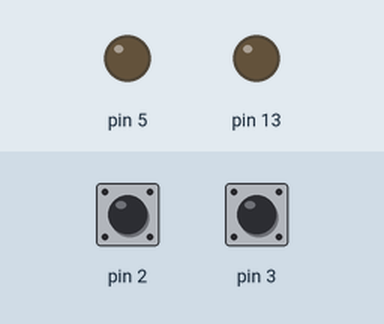
The sketch below on a simulated Arduino Uno, built with avr-gcc and run on an emulated ATmega328P. Shown: output pins drawn as LEDs (lit = HIGH). The inputs (shaded band) are chosen by the test bench; at power-on: pin 3 HIGH, pin 2 HIGH.

Above: at 0.01 s.
At 1.25 s:
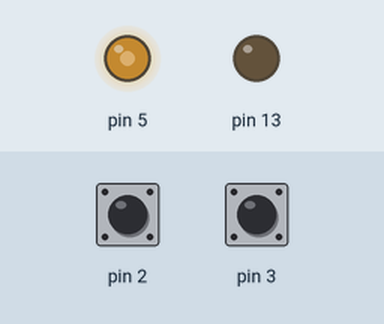
1.3 s: pin 3 pulled LOW for 0.15 s
At 4.1 s:
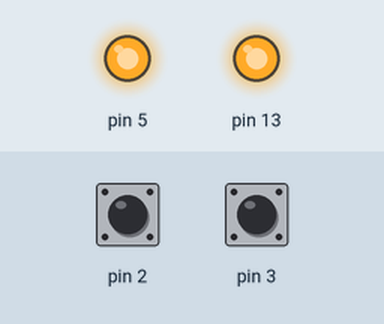
Timing chart, 0 to 5.6 s (numbered marks = the images above; inputs shaded):
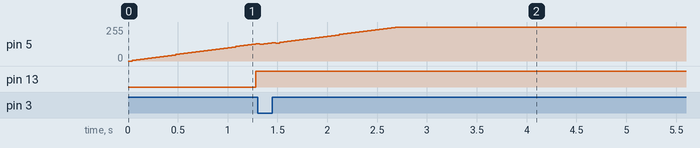

The sketch:

PIDController_1.ino
```cpp
#include "MotorRegulator.h"
#include "Encoder.h"
#include "Motor.h"
#include "PID.h"
#include "Robot.h"
#include "TimerOne.h"
#include "Trajectory.h"
#include "ForwardTrajectory.h"
#include "TurnOnPlaceTrajectory.h"

void onLeftEncoder();
void onRightEncoder();

#define PIDUpdateRate 0.04

Encoder* leftEncoder = new Encoder(3, onLeftEncoder, 40);
Encoder* rightEncoder = new Encoder(2, onRightEncoder, 40);

Motor* leftMotor = new Motor(12, 4, 5);
Motor* rightMotor = new Motor(10, 8, 13);

PID* leftPID = new PID(2, 0, 0.01); // 8 4 0.01
PID* rightPID = new PID(2, 0, 0.01);

MotorRegulator* leftMotorRegulator = new MotorRegulator(leftMotor, leftEncoder, leftPID);
MotorRegulator* rightMotorRegulator = new MotorRegulator(rightMotor, rightEncoder, rightPID);

Robot* robot = new Robot(0.033f, 0.125f, 0.5f, leftMotorRegulator, rightMotorRegulator);

Trajectory* path[12];
uint8_t trajectoryCounter = 0;
uint8_t roundCounter = 0;

void setup() {
	leftPID->setMaxMin(-255, 255);
	rightPID->setMaxMin(-255, 255);

	Serial.begin(9600);

	//path[0] = new ForwardTrajectory(robot, 0.4f, 0.5f);
	//path[1] = new TurnOnPlaceTrajectory(robot, 0.2f, 135.0f);
	//path[2] = new TurnOnPlaceTrajectory(robot, -0.2f, 60.0f);

	//path[3] = new ForwardTrajectory(robot, 0.4f, 0.5f);
	//path[4] = new TurnOnPlaceTrajectory(robot, 0.2f, 135.0f);
	//path[5] = new TurnOnPlaceTrajectory(robot, -0.2f, 60.0f);

	//path[6] = new ForwardTrajectory(robot, 0.4f, 0.5f);
	//path[7] = new TurnOnPlaceTrajectory(robot, 0.2f, 135.0f);
	//path[8] = new TurnOnPlaceTrajectory(robot, -0.2f, 60.0f);

	//path[9] = new ForwardTrajectory(robot, 0.4f, 0.5f);
	//path[10] = new TurnOnPlaceTrajectory(robot, 0.2f, 135.0f);
	//path[11] = new TurnOnPlaceTrajectory(robot, -0.2f, 60.0f);

	path[0] = new ForwardTrajectory(robot, 0.15f, 0.1f);
	path[1] = new ForwardTrajectory(robot, 0.4f, 0.4f);
	path[2] = new TurnOnPlaceTrajectory(robot, 0.2f, 90.0f);

	path[3] = new ForwardTrajectory(robot, 0.15f, 0.1f);
	path[4] = new ForwardTrajectory(robot, 0.4f, 0.4f);
	path[5] = new TurnOnPlaceTrajectory(robot, 0.2f, 90.0f);

	path[6] = new ForwardTrajectory(robot, 0.15f, 0.1f);
	path[7] = new ForwardTrajectory(robot, 0.4f, 0.4f);
	path[8] = new TurnOnPlaceTrajectory(robot, 0.2f, 90.0f);

	path[9] = new ForwardTrajectory(robot, 0.15f, 0.1f);
	path[10] = new ForwardTrajectory(robot, 0.4f, 0.4f);
	path[11] = new TurnOnPlaceTrajectory(robot, 0.2f, 90.0f);

	Timer1.initialize(PIDUpdateRate * 1000000);
	Timer1.attachInterrupt(onTimer);
}

void onLeftEncoder() {
	leftEncoder->onTick();
}

void onRightEncoder() {
	rightEncoder->onTick();
}

void onTimer() {
	robot->update(PIDUpdateRate);
}

void loop() {
	if (roundCounter < 3) {
		if (robot->isReady() == true) {
			if (trajectoryCounter < 12) {
				path[trajectoryCounter]->run();
				trajectoryCounter++;
			}
			else {
				roundCounter++;
				trajectoryCounter = 0;
			}
		}
	}
}

void debugGraph(float graph1, float graph2) {
	Serial.print(graph1);
	Serial.print(",");
	Serial.println(graph2);
}
```

Encoder.cpp
```cpp
//
//
//

#include "Encoder.h"


Encoder::Encoder(uint8_t pin, void(*callback)(), uint8_t stepsCount) {
	pinMode(pin, INPUT_PULLUP);
	attachInterrupt(digitalPinToInterrupt(pin), callback, CHANGE);
	this->stepsCount = stepsCount;
}

void Encoder::onTick() {
	counter++;
	distanceCounter++;
}

void Encoder::reset() {
	counter = 0;
}

void Encoder::resetDistanceCounter()
{
	distanceCounter = 0;
}

uint8_t Encoder::getCounter() {
	return counter;
}

uint8_t Encoder::getStepsCount()
{
	return stepsCount;
}

unsigned long Encoder::getAbsoluteCounter()
{
	return distanceCounter;
}

Encoder ;
```

Encoder.h
```cpp
// Encoder.h

#ifndef _Encoder_h
#define _Encoder_h

#if defined(ARDUINO) && ARDUINO >= 100
	#include "arduino.h"
#else
	#include "WProgram.h"
#endif

class Encoder
{
public:
	Encoder(uint8_t pin, void(*callback)(), uint8_t stepsCount);
	void onTick();
	void reset();
	void resetDistanceCounter();
	uint8_t getCounter();
	uint8_t getStepsCount();
	unsigned long getAbsoluteCounter();

private:
	uint8_t counter = 0;
	uint8_t stepsCount = 1;
	unsigned long distanceCounter;
};

extern Encoder ;

#endif
```

ForwardTrajectory.cpp
```cpp
//
//
//

#include "ForwardTrajectory.h"
#include "Trajectory.h"
#include "Robot.h"

ForwardTrajectory::ForwardTrajectory(Robot* robot, float relativeVelocity, float distance) {
	this->robot = robot;
	this->relativeVelocity = relativeVelocity;
	this->distance = distance;
}

void ForwardTrajectory::run() {
	robot->moveForward(relativeVelocity, distance);
}

ForwardTrajectory;
```

ForwardTrajectory.h
```cpp
// ForwardTrajectory.h

#ifndef _ForwardTrajectory_h
#define _ForwardTrajectory_h

#if defined(ARDUINO) && ARDUINO >= 100
	#include "arduino.h"
#else
	#include "WProgram.h"
#endif

#include "Trajectory.h"
#include "Robot.h"

class ForwardTrajectory : public Trajectory
{
public:
	ForwardTrajectory(Robot* robot, float relativeVelocity, float distance);
	void run();

	float relativeVelocity = 0;
	float distance = 0;
};

extern ForwardTrajectory ;

#endif
```

Motor.cpp
```cpp
//
//
//

#include "Motor.h"

Motor::Motor(uint8_t pinA, uint8_t pinB, uint8_t signalPin) {
	this->pinA = pinA;
	this->pinB = pinB;
	this->signalPin = signalPin;
}

void Motor::setDirection(Direction direction) {
	switch (direction) {
	case FORWARD:
		digitalWrite(pinA, false);
		digitalWrite(pinB, true);
		break;

	case BACKWARD:
		digitalWrite(pinA, true);
		digitalWrite(pinB, false);
		break;

	case STOP:
		digitalWrite(pinA, true);
		digitalWrite(pinB, true);

	default:
		break;
	}
}

void Motor::setPwm(uint8_t pwm) {
	analogWrite(signalPin, pwm);
}

void Motor::setDeltaPwm(int8_t deltaPwm) {
	if (deltaPwm >= 0) {
		currentPwm = constrain(currentPwm, 0, 255 - deltaPwm);
	}
	else {
		currentPwm = constrain(currentPwm, -deltaPwm, 255);
	}
	currentPwm = uint8_t(currentPwm + deltaPwm);
	setPwm(currentPwm);
}


Motor;
```

Motor.h
```cpp
// Motor.h

#ifndef _Motor_h
#define _Motor_h

#if defined(ARDUINO) && ARDUINO >= 100
	#include "arduino.h"
#else
	#include "WProgram.h"
#endif

enum Direction
{
	FORWARD,
	BACKWARD,
	STOP
};

class Motor
{
 public:
	 Motor(uint8_t pinA, uint8_t pinB, uint8_t signalPin);
	 void setDirection(Direction direction);
	 void setPwm(uint8_t pwm);
	 void setDeltaPwm(int8_t deltaPwm);

private:
	uint8_t pinA;
	uint8_t pinB;
	uint8_t signalPin;
	uint8_t currentPwm = 0;
};

extern Motor ;

#endif
```

MotorRegulator.cpp
```cpp
//
//
//

#include "MotorRegulator.h"
#include "Motor.h"
#include "Encoder.h"
#include "PID.h"

#define pi 3.1415


MotorRegulator::MotorRegulator(Motor* motor, Encoder* encoder, PID* pid) {
	this->motor = motor;
	this->encoder = encoder;
	this->pid = pid;
}

void MotorRegulator::update(float updateRate) {
	float radialVelocity = calculateVelocity(encoder->getCounter(), encoder->getStepsCount(), updateRate);
	pid->calculate(radialVelocity, updateRate);
	motor->setDeltaPwm(pid->result);
	encoder->reset();
}

void MotorRegulator::setVelocity(float velocity) {
	if (velocity >= 0) {
		motor->setDirection(FORWARD);
	}
	else {
		motor->setDirection(BACKWARD);
	}

	pid->targetValue = abs(velocity);
}

void MotorRegulator::stop() {
	pid->targetValue = 0;
	motor->setDirection(STOP);
}

float MotorRegulator::calculateVelocity(uint8_t ticks, uint8_t stepsCount, float time) {
	return 2 * pi * float(ticks) / (float(stepsCount) * time);
}

MotorRegulator;
```

MotorRegulator.h
```cpp
// MotorRegulator.h

#ifndef _MotorRegulator_h
#define _MotorRegulator_h

#if defined(ARDUINO) && ARDUINO >= 100
	#include "arduino.h"
#else
	#include "WProgram.h"
#endif

#include "Motor.h"
#include "Encoder.h"
#include "PID.h"

class MotorRegulator
{
 public:
	 MotorRegulator(Motor* motor, Encoder* encoder, PID* pid);

	 void update(float updateRate);
	 void setVelocity(float velocity);
	 void stop();

	 Encoder* encoder;

private:
	Motor* motor;
	PID* pid;

	float calculateVelocity(uint8_t ticks, uint8_t stepsCount, float time);
};

extern MotorRegulator ;

#endif
```

PID.cpp
```cpp
//
//
//

#include "PID.h"

PID::PID()
{
}

PID::PID(float pK, float iK, float dK)
{
	this->pK = pK;
	this->iK = iK;
	this->dK = dK;
}

void PID::calculate(float currentValue, float dt) {
	float error = targetValue - currentValue;

	float pValue = error * pK;
	iValue += error * iK * dt;
	float dValue = dK * (error - previousError) / dt;
	previousError = error;

	result = constrain(pValue + iValue + dValue, minValue, maxValue);
}

void PID::setMaxMin(float minValue, float maxValue) {
	this->minValue = minValue;
	this->maxValue = maxValue;
}


PID ;
```

PID.h
```cpp
// PID.h

#ifndef _PID_h
#define _PID_h

#if defined(ARDUINO) && ARDUINO >= 100
	#include "arduino.h"
#else
	#include "WProgram.h"
#endif

class PID
{
 public:
	 PID();
	 PID(float pK, float iK, float dK);

	 void calculate(float currentValue, float dt);
	 void setMaxMin(float minValue, float maxValue);

	 float targetValue = 0;
	 float pK = 0;
	 float iK = 0;
	 float dK = 0;
	 float result = 0;

private:
	float iValue = 0;
	float previousError = 0;

	float minValue = 0;
	float maxValue = 0;
};

extern PID ;

#endif
```

Robot.cpp
```cpp
//
//
//

#include "Robot.h"
#include "MotorRegulator.h"\

#define pi 3.1415f

Robot::Robot(float wheelRadius, float axisLenght, float maxVelocity, MotorRegulator* leftMotorRegulator, MotorRegulator* rightMotorRegulator) {
	this->wheelRadius = wheelRadius;
	this->axisLenght = axisLenght;
	this->maxVelocity = maxVelocity;
	this->leftMotorRegulator = leftMotorRegulator;
	this->rightMotorRegulator = rightMotorRegulator;
}

void Robot::stop() {
	/*leftMotorRegulator->stop();
	rightMotorRegulator->stop();*/

	leftMotorRegulator->setVelocity(0);
	rightMotorRegulator->setVelocity(0);

	isMove = false;
	isWait = false;
}

void Robot::wait() {
	/*leftMotorRegulator->stop();
	rightMotorRegulator->stop();*/

	leftMotorRegulator->setVelocity(0);
	rightMotorRegulator->setVelocity(0);

	startTimer(waitTime);
	isMove = false;
	isWait = true;
}

void Robot::moveForward(float relativeVelocity, float distance) {
	float velocity = getAbsoluteVelocity(relativeVelocity);
	float radialVelocity = getRadialVelocity(velocity, wheelRadius);

	leftMotorRegulator->setVelocity(radialVelocity);
	rightMotorRegulator->setVelocity(radialVelocity);

	setDistance(distance);

	startTimer(distance * 1000 / velocity);
	isMove = true;
	isWait = false;
}

void Robot::turnOnPlace(float relativeVelocity, float angle) {
	float velocity = getAbsoluteVelocity(relativeVelocity);
	float radialVelocity = getRadialVelocity(velocity, wheelRadius);

	leftMotorRegulator->setVelocity(radialVelocity);
	rightMotorRegulator->setVelocity(-radialVelocity);

	setDistance(abs(pi * axisLenght * angle / 360.0f));

	startTimer(abs(pi * axisLenght * angle * 1000 / 360.0f / velocity));
	isMove = true;
	isWait = false;
}

void Robot::update(float updateRate) {
	if (getDistanceFromTicks(leftMotorRegulator->encoder->getAbsoluteCounter(), leftMotorRegulator->encoder->getStepsCount()) > targetDistance) {
		if (isMove)
			wait();
		else if (isWait)
			stop();
	}
	leftMotorRegulator->update(updateRate);
	rightMotorRegulator->update(updateRate);
}

bool Robot::isReady() {
	return !isMove && !isWait;
}

float Robot::getLinearVelocity(float radialVelocity, float radius) {
	return radialVelocity * radius;
}

float Robot::getRadialVelocity(float linearVelocity, float radius) {
	return linearVelocity / radius;
}

float Robot::getAbsoluteVelocity(float relativeVelocity) {
	return maxVelocity * relativeVelocity;
}

float Robot::getDistanceFromTicks(float ticks, float stepsCount) {
	return 2 * pi * wheelRadius * ticks / stepsCount;
}

void Robot::startTimer(unsigned long time) {
	startMoveTime = millis();
	timeToMove = time;
}

void Robot::setDistance(float distance) {
	targetDistance = distance;
	leftMotorRegulator->encoder->resetDistanceCounter();
}

Robot ;
```

Robot.h
```cpp
// Robot.h

#ifndef _Robot_h
#define _Robot_h

#if defined(ARDUINO) && ARDUINO >= 100
	#include "arduino.h"
#else
	#include "WProgram.h"
#endif

#include "MotorRegulator.h"

class Robot
{

public:
	Robot(float wheelRadius, float axisLenght, float maxVelocity, MotorRegulator* leftMotorRegulator, MotorRegulator* rightMotorRegulator);

	void stop();
	void wait();
	void moveForward(float velocity, float distance);
	void turnOnPlace(float relativeVelocity, float angle);
	void update(float updateRate);

	bool isMove = false;
	bool isWait = false;
	bool isReady();

private:
	float wheelRadius = 0.0f;
	float axisLenght = 0.0f;
	float maxVelocity = 0.0f;

	float targetDistance = 0.0f;

	unsigned long startMoveTime = 0;
	unsigned long timeToMove = 0;
	unsigned long waitTime = 500;

	MotorRegulator* leftMotorRegulator;
	MotorRegulator* rightMotorRegulator;

	float getLinearVelocity(float radialVelocity, float radius);
	float getRadialVelocity(float linearVelocity, float radius);
	float getAbsoluteVelocity(float relativeVelocity);
	float getDistanceFromTicks(float ticks, float stepsCount);

	void startTimer(unsigned long time);
	void setDistance(float distance);
};

extern Robot ;

#endif
```

Trajectory.cpp
```cpp
//
//
//

#include "Trajectory.h"

Trajectory ;

void Trajectory::run() {}
```

Trajectory.h
```cpp
// Trajectory.h

#ifndef _Trajectory_h
#define _Trajectory_h

#if defined(ARDUINO) && ARDUINO >= 100
	#include "arduino.h"
#else
	#include "WProgram.h"
#endif

#include "Robot.h"

class Trajectory
{
 public:
	 void virtual run();

protected:
	Robot* robot;
};

extern Trajectory ;

#endif
```

TurnOnPlaceTrajectory.cpp
```cpp
//
//
//

#include "TurnOnPlaceTrajectory.h"
#include "Trajectory.h"
#include "Robot.h"


TurnOnPlaceTrajectory ;

TurnOnPlaceTrajectory::TurnOnPlaceTrajectory(Robot* robot, float relativeVelocity, float angle) {
	this->robot = robot;
	this->relativeVelocity = relativeVelocity;
	this->angle = angle;
}

void TurnOnPlaceTrajectory::run() {
	robot->turnOnPlace(relativeVelocity, angle);
}
```

TurnOnPlaceTrajectory.h
```cpp
// TurnOnPlaceTrajectory.h

#ifndef _TurnOnPlaceTrajectory_h
#define _TurnOnPlaceTrajectory_h

#if defined(ARDUINO) && ARDUINO >= 100
	#include "arduino.h"
#else
	#include "WProgram.h"
#endif

#include "Trajectory.h"
#include "Robot.h"


class TurnOnPlaceTrajectory : public Trajectory
{
public:
	TurnOnPlaceTrajectory(Robot* robot, float relativeVelocity, float angle);
	void run();

	float relativeVelocity = 0;
	float angle = 0;
};

extern TurnOnPlaceTrajectory ;

#endif
```
